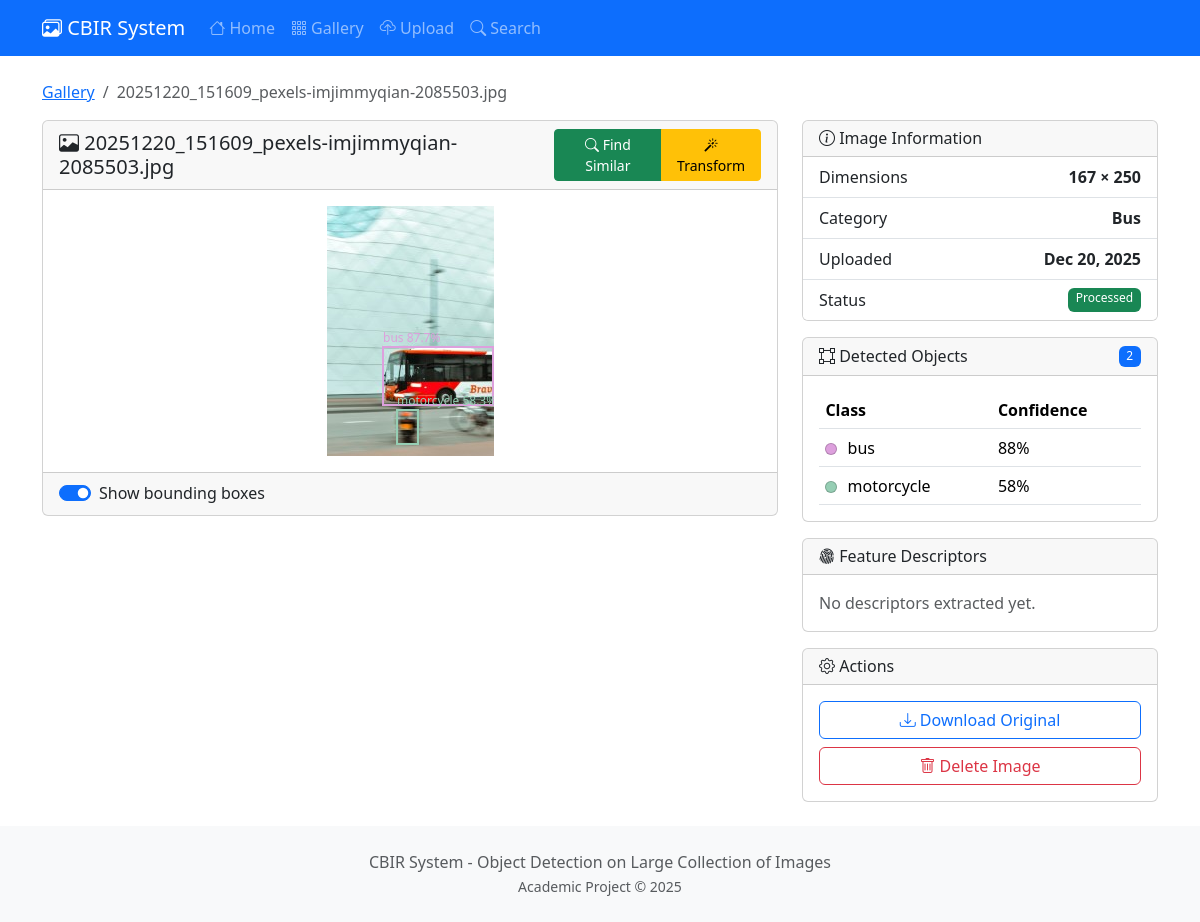
Page /image/49/ on the committed database.
### core/models.py (models this page shows, shortened)
class Image(models.Model):
    file = models.ImageField(upload_to=image_upload_path)
    filename = models.CharField(max_length=255)
    category = models.CharField(max_length=100, null=True, blank=True)
    uploaded_at = models.DateTimeField(auto_now_add=True)
    width = models.IntegerField(default=0)
    height = models.IntegerField(default=0)
    file_size = models.IntegerField(default=0)  # in bytes
    features_extracted = models.BooleanField(default=False)
    feature_vector = models.BinaryField(null=True, blank=True)  # Serialized numpy array
    class Meta:
        ordering = ['-uploaded_at']
    @property
    def image(self):
        return self.file
    @property
    def original_filename(self):
        return self.filename
    @property
    def is_processed(self):
        return self.detected_objects.exists()

class DetectedObject(models.Model):
    image = models.ForeignKey(Image, on_delete=models.CASCADE, related_name='detected_objects')
    class_id = models.IntegerField()
    class_name = models.CharField(max_length=100)
    confidence = models.FloatField()
    x_min = models.IntegerField()
    y_min = models.IntegerField()
    x_max = models.IntegerField()
    y_max = models.IntegerField()
    feature_vector = models.BinaryField(null=True, blank=True)
    created_at = models.DateTimeField(auto_now_add=True)
    class Meta:
        ordering = ['-confidence']
    @property
    def bbox_x(self):
        return self.x_min
    @property
    def bbox_y(self):
        return self.y_min
    @property
    def bbox_width(self):
        return self.x_max - self.x_min
    @property
    def bbox_height(self):
        return self.y_max - self.y_min
    @property
    def color(self):
        colors = [
            '#FF6B6B', '#4ECDC4', '#45B7D1', '#96CEB4', '#FFEAA7',
            '#DDA0DD', '#98D8C8', '#F7DC6F', '#BB8FCE', '#85C1E9',
            '#F8B500', '#00CED1', '#FF69B4', '#32CD32', '#FF4500'
        ]
        return colors[self.class_id % len(colors)]

### core/views.py (the view)
# urls.py: path('image/<int:pk>/', views.ImageDetailView.as_view(), name='image_detail'),
class ImageDetailView(DetailView):
    model = Image
    template_name = 'core/image_detail.html'
    context_object_name = 'image'
    def get_context_data(self, **kwargs):
        context = super().get_context_data(**kwargs)
        context['detected_objects'] = self.object.detected_objects.all()
        context['descriptors'] = Descriptor.objects.filter(
            detected_object__image=self.object
        )
        return context

### templates/core/image_detail.html (shortened to what this page needs)
{% extends 'core/base.html' %}
{% block content %}
<nav aria-label="breadcrumb" class="mb-3">
    <ol class="breadcrumb">
        <li class="breadcrumb-item"><a href="{% url 'core:gallery' %}">Gallery</a></li>
        <li class="breadcrumb-item active">{{ image.original_filename }}</li>
    </ol>
</nav>
<div class="row">
    <div class="col-lg-8">
        <div class="card mb-4">
            <div class="card-header d-flex justify-content-between align-items-center">
                <h5 class="mb-0"><i class="bi bi-image"></i> {{ image.original_filename }}</h5>
                <div class="btn-group btn-group-sm">
                    <a href="{% url 'core:search_by_image' image.id %}" class="btn btn-success">
                        <i class="bi bi-search"></i> Find Similar
                    </a>
                    <a href="{% url 'core:transform' image.id %}" class="btn btn-warning">
                        <i class="bi bi-magic"></i> Transform
                    </a>
                </div>
            </div>
            <div class="card-body text-center">
                <div class="position-relative d-inline-block">
                    <img src="{{ image.image.url }}" class="img-fluid" id="mainImage" alt="{{ image.original_filename }}">
                </div>
            </div>
            <div class="card-footer">
                <div class="form-check form-switch">
                    <input class="form-check-input" type="checkbox" id="showBoxes" checked>
                    <label class="form-check-label" for="showBoxes">Show bounding boxes</label>
                </div>
            </div>
        </div>
    </div>
    <div class="col-lg-4">
        <div class="card mb-3">
            <div class="card-header">
                <h6 class="mb-0"><i class="bi bi-info-circle"></i> Image Information</h6>
            </div>
            <ul class="list-group list-group-flush">
                <li class="list-group-item d-flex justify-content-between">
                    <span>Dimensions</span>
                    <strong>{{ image.width }} × {{ image.height }}</strong>
                </li>
                <li class="list-group-item d-flex justify-content-between">
                    <span>Category</span>
                    <strong>{{ image.category|default:"Not set"|title }}</strong>
                </li>
                <li class="list-group-item d-flex justify-content-between">
                    <span>Uploaded</span>
                    <strong>{{ image.uploaded_at|date:"M d, Y" }}</strong>
                </li>
                <li class="list-group-item d-flex justify-content-between">
                    <span>Status</span>
                    {% if image.is_processed %}
                    <span class="badge bg-success">Processed</span>
                    {% else %}
                    <span class="badge bg-warning">Pending</span>
                    {% endif %}
                </li>
            </ul>
        </div>
        <div class="card mb-3">
            <div class="card-header d-flex justify-content-between align-items-center">
                <h6 class="mb-0"><i class="bi bi-bounding-box"></i> Detected Objects</h6>
                <span class="badge bg-primary">{{ detected_objects|length }}</span>
            </div>
            <div class="card-body" style="max-height: 250px; overflow-y: auto;">
                {% if detected_objects %}
                <table class="table table-sm table-hover mb-0">
                    <thead>
                        <tr>
                            <th>Class</th>
                            <th>Confidence</th>
                        </tr>
                    </thead>
                    <tbody>
                        {% for obj in detected_objects %}
                        <tr class="object-row" data-bbox="{{ obj.bbox_x }},{{ obj.bbox_y }},{{ obj.bbox_width }},{{ obj.bbox_height }}">
                            <td>
                                <span class="color-dot" style="background-color: {{ obj.color }};"></span>
                                {{ obj.class_name }}
                            </td>
                            <td>{% widthratio obj.confidence 1 100 %}%</td>
                        </tr>
                        {% endfor %}
                    </tbody>
                </table>
                {% else %}
                <p class="text-muted mb-0">No objects detected.</p>
                {% endif %}
            </div>
        </div>
        <div class="card mb-3">
            <div class="card-header">
                <h6 class="mb-0"><i class="bi bi-fingerprint"></i> Feature Descriptors</h6>
            </div>
            <div class="card-body">
                {% if descriptors %}
                <div class="row g-2">
                    {% for desc in descriptors %}
                    <div class="col-6">
                        <div class="border rounded p-2 text-center">
                            <small class="text-muted d-block">{{ desc.descriptor_type }}</small>
                            <strong>{{ desc.data|length }} dims</strong>
                        </div>
                    </div>
                    {% endfor %}
                </div>
                {% else %}
                <p class="text-muted mb-0">No descriptors extracted yet.</p>
                {% endif %}
            </div>
        </div>
        <div class="card">
            <div class="card-header">
                <h6 class="mb-0"><i class="bi bi-gear"></i> Actions</h6>
            </div>
            <div class="card-body">
                <div class="d-grid gap-2">
                    <a href="{{ image.image.url }}" class="btn btn-outline-primary" download>
                        <i class="bi bi-download"></i> Download Original
                    </a>
                    <button class="btn btn-outline-danger" onclick="deleteImage()">
                        <i class="bi bi-trash"></i> Delete Image
                    </button>
                </div>
            </div>
        </div>
    </div>
</div>
{% endblock %}

### static/css/style.css (style rules this page uses)
body { min-height: 100vh; display: flex; flex-direction: column; }
.color-dot { display: inline-block; width: 12px; height: 12px; border-radius: 50%; margin-right: 6px; vertical-align: middle; border: 1px solid rgba(0, 0, 0, 0.2); }
.object-row { cursor: pointer; transition: background-color 0.2s ease; }
.badge { font-weight: 500; }
.table-sm td, .table-sm th { padding: 0.4rem; }

### rows in the picture
Image: original_filename "20251220_151609_pexels-imjimmyqian-2085503.jpg", image (picture), width "167", height "250", category "Bus", uploaded_at "Dec 20, 2025"
DetectedObject: class_id 5 (drawn), class_name "bus", confidence "88"
DetectedObject: class_id 3 (drawn), class_name "motorcycle", confidence "58"

### other values in the picture
{{ detected_objects|length }} "2"
